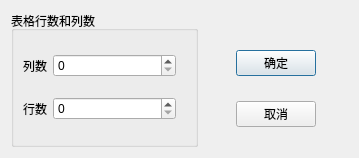
<?xml version="1.0" encoding="UTF-8"?>
<ui version="4.0">
 <class>TDialogSize</class>
 <widget class="QDialog" name="TDialogSize">
  <property name="geometry">
   <rect>
    <x>0</x>
    <y>0</y>
    <width>359</width>
    <height>158</height>
   </rect>
  </property>
  <property name="windowTitle">
   <string>设置表格行数和列数</string>
  </property>
  <layout class="QHBoxLayout" name="horizontalLayout_3">
   <item>
    <widget class="QGroupBox" name="groupBox">
     <property name="title">
      <string>表格行数和列数</string>
     </property>
     <layout class="QVBoxLayout" name="verticalLayout">
      <item>
       <layout class="QHBoxLayout" name="horizontalLayout" stretch="0,2">
        <property name="rightMargin">
         <number>10</number>
        </property>
        <item>
         <widget class="QLabel" name="label">
          <property name="text">
           <string>列数</string>
          </property>
         </widget>
        </item>
        <item>
         <widget class="QSpinBox" name="spinBox_Column"/>
        </item>
       </layout>
      </item>
      <item>
       <layout class="QHBoxLayout" name="horizontalLayout_2" stretch="0,2">
        <property name="rightMargin">
         <number>10</number>
        </property>
        <item>
         <widget class="QLabel" name="label_2">
          <property name="text">
           <string>行数</string>
          </property>
         </widget>
        </item>
        <item>
         <widget class="QSpinBox" name="spinBox_Row"/>
        </item>
       </layout>
      </item>
     </layout>
    </widget>
   </item>
   <item>
    <layout class="QVBoxLayout" name="verticalLayout_2">
     <property name="leftMargin">
      <number>32</number>
     </property>
     <property name="topMargin">
      <number>20</number>
     </property>
     <property name="rightMargin">
      <number>32</number>
     </property>
     <property name="bottomMargin">
      <number>0</number>
     </property>
     <item>
      <widget class="QPushButton" name="pushButton_OK">
       <property name="text">
        <string>确定</string>
       </property>
      </widget>
     </item>
     <item>
      <widget class="QPushButton" name="pushButton_Cancel">
       <property name="text">
        <string>取消</string>
       </property>
      </widget>
     </item>
    </layout>
   </item>
  </layout>
 </widget>
 <resources/>
 <connections>
  <connection>
   <sender>pushButton_OK</sender>
   <signal>clicked()</signal>
   <receiver>TDialogSize</receiver>
   <slot>accept()</slot>
   <hints>
    <hint type="sourcelabel">
     <x>89</x>
     <y>181</y>
    </hint>
    <hint type="destinationlabel">
     <x>199</x>
     <y>149</y>
    </hint>
   </hints>
  </connection>
  <connection>
   <sender>pushButton_Cancel</sender>
   <signal>clicked()</signal>
   <receiver>TDialogSize</receiver>
   <slot>reject()</slot>
   <hints>
    <hint type="sourcelabel">
     <x>259</x>
     <y>181</y>
    </hint>
    <hint type="destinationlabel">
     <x>199</x>
     <y>149</y>
    </hint>
   </hints>
  </connection>
 </connections>
</ui>
